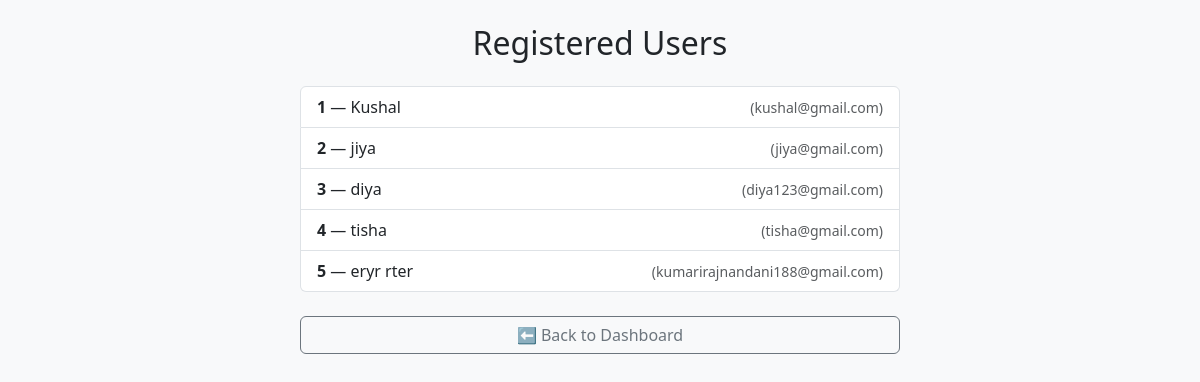
Screenshot of /view-users with the database file from the repository.
### tables this page shows
CREATE TABLE users (
        id INTEGER PRIMARY KEY AUTOINCREMENT,
        name TEXT NOT NULL,
        email TEXT UNIQUE NOT NULL,
        password TEXT NOT NULL
    );

### app.py (the view)
@app.route('/view-users')
def view_users():
    conn = sqlite3.connect(DB_NAME)
    cursor = conn.cursor()
    cursor.execute("SELECT id, name, email FROM users")
    users = cursor.fetchall()
    conn.close()
    return render_template('view_users.html', users=users)

### templates/view_users.html (shortened to what this page needs)
<!DOCTYPE html>
<html lang="en">
<head>
  <link href="https://cdn.jsdelivr.net/npm/bootstrap@5.3.0/dist/css/bootstrap.min.css" rel="stylesheet" />
</head>
<body class="bg-light text-dark d-flex flex-column align-items-center min-vh-100 p-4">
  <div class="w-100" style="max-width: 600px;">
    <h2 class="mb-4 text-center">Registered Users</h2>
    <ul class="list-group">
      {% for user in users %}
        <li class="list-group-item d-flex justify-content-between align-items-center">
          <div>
            <strong>{{ user[0] }}</strong> — {{ user[1] }}
          </div>
          <small class="text-muted">({{ user[2] }})</small>
        </li>
      {% else %}
        <li class="list-group-item text-center text-muted">No registered users found.</li>
      {% endfor %}
    </ul>
    <a href="/" class="btn btn-outline-secondary mt-4 w-100">⬅️ Back to Dashboard</a>
  </div>
</body>
</html>

### rows the page displays
users: id "1", name "Kushal", email "kushal@gmail.com"
users: id "2", name "jiya", email "jiya@gmail.com"
users: id "3", name "diya", email "diya123@gmail.com"
users: id "4", name "tisha", email "tisha@gmail.com"
users: id "5", name "eryr rter", email "kumarirajnandani188@gmail.com"
